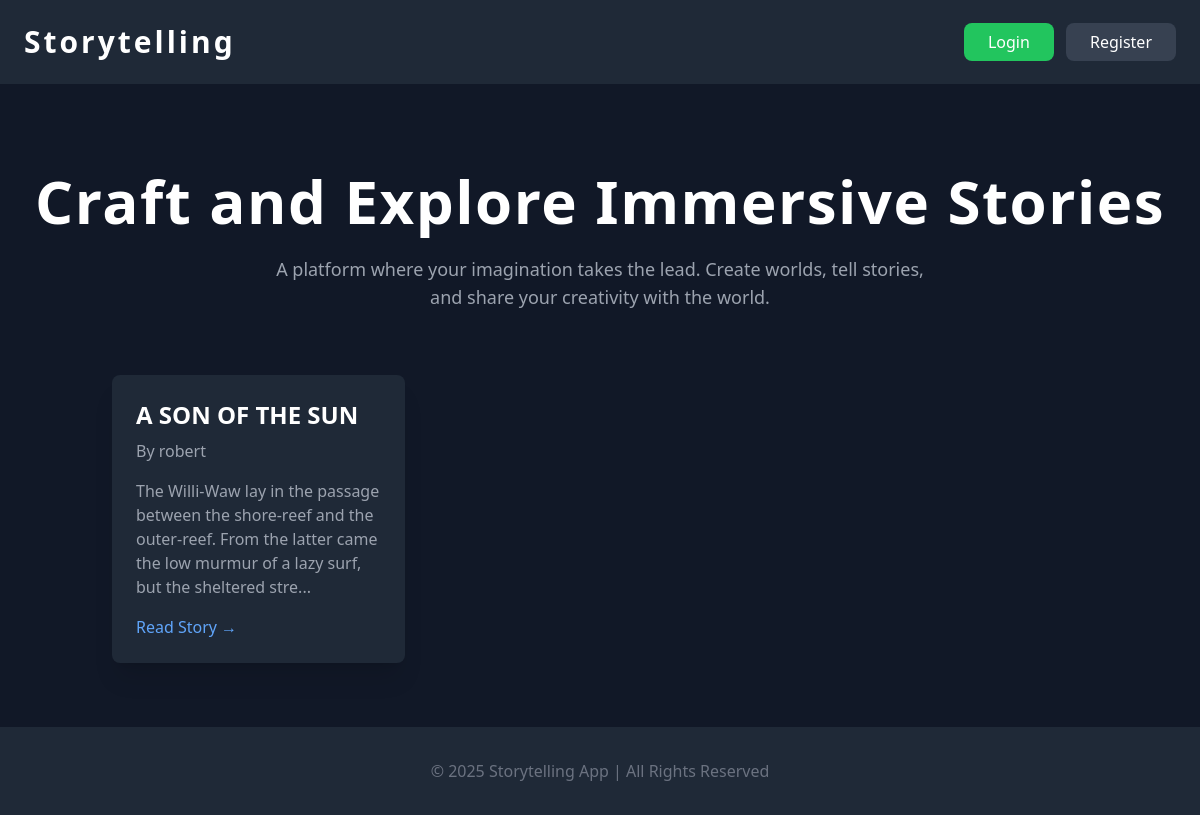
The page / on the database its author committed.
### index.py (models this page shows)
class Story(db.Model):
    id = db.Column(db.Integer, primary_key=True)
    title = db.Column(db.String(200), nullable=False)
    content = db.Column(db.Text, nullable=False)
    user_id = db.Column(db.Integer, db.ForeignKey('user.id'), nullable=False)
    user = db.relationship('User', backref=db.backref('stories', lazy=True))
    image_file = db.Column(db.String(120), nullable=True)

class User(db.Model, UserMixin):
    id = db.Column(db.Integer, primary_key=True)
    username = db.Column(db.String(100), unique=True, nullable=False)
    password = db.Column(db.String(60), nullable=False)
    is_admin = db.Column(db.Boolean, default=False)

### index.py (the view)
@app.route('/')
def home():
    stories = Story.query.all()
    return render_template('home.html', stories=stories, user_authenticated=current_user.is_authenticated)

### templates/home.html (shortened to what this page needs)
<!DOCTYPE html>
<html lang="en">
<head>
    <script src="https://cdn.tailwindcss.com"></script>
    <link href="https://cdn.jsdelivr.net/npm/aos@2.3.4/dist/aos.css" rel="stylesheet">
</head>
<body class="bg-gray-900 text-white font-poppins">
    <nav class="w-full p-6 bg-gray-800 flex justify-between items-center" data-aos="fade-down">
        <a href="{{ url_for('home') }}" class="text-3xl font-semibold text-white tracking-widest">Storytelling</a>
        <div>
            {% if user_authenticated %}
                {% if current_user.is_admin %}
                    <a href="{{ url_for('admin_dashboard') }}" class="px-6 py-2 bg-yellow-500 rounded-lg hover:bg-yellow-600 transition ease-in-out duration-300">Admin Dashboard</a>
                {% endif %}
                    <a href="{{ url_for('create_story') }}" class="px-6 py-2 bg-blue-500 rounded-lg hover:bg-blue-600 transition ease-in-out duration-300">Create Story</a>
                    <a href="{{ url_for('logout') }}" class="ml-2 px-6 py-2 bg-red-500 rounded-lg hover:bg-red-600 transition ease-in-out duration-300">Logout</a>
                {% else %}
                    <a href="{{ url_for('login') }}" class="px-6 py-2 bg-green-500 rounded-lg hover:bg-green-600 transition ease-in-out duration-300">Login</a>
                    <a href="{{ url_for('register') }}" class="ml-2 px-6 py-2 bg-gray-700 rounded-lg hover:bg-gray-600 transition ease-in-out duration-300">Register</a>
                {% endif %}
        </div>
    </nav>
    <header class="text-center mt-20" data-aos="fade-up">
        <h1 class="text-6xl font-bold text-white leading-tight tracking-wide">Craft and Explore Immersive Stories</h1>
        <p class="text-gray-400 mt-4 text-lg max-w-2xl mx-auto">A platform where your imagination takes the lead. Create worlds, tell stories, and share your creativity with the world.</p>
    </header>
    <div class="container mx-auto mt-16 grid grid-cols-1 md:grid-cols-2 lg:grid-cols-3 gap-12 px-6" data-aos="fade-up">
        {% for story in stories %}
            <div class="bg-gray-800 p-6 rounded-lg shadow-xl hover:shadow-2xl transition-all duration-500 ease-in-out">
                <h3 class="text-2xl font-semibold text-white">{{ story.title }}</h3>
                <p class="text-gray-400 mt-2">By {{ story.user.username }}</p>
                <p class="text-gray-400 mt-4">{{ story.content[:150] }}...</p>
                <a href="{{ url_for('view_story', story_id=story.id) }}" class="block mt-4 text-blue-400 hover:underline">Read Story →</a>
            </div>
        {% endfor %}
    </div>
    <footer class="text-center mt-16 py-8 bg-gray-800" data-aos="fade-up">
        <p class="text-gray-500">&copy; 2025 Storytelling App | All Rights Reserved</p>
    </footer>
</body>
</html>

### rows shown on the page
Story: title "A SON OF THE SUN", user.username "robert", content "The Willi-Waw lay in the passage between the shore-reef and the outer-reef. From the latter came the low murmur of a lazy surf, but the sheltered stre"
